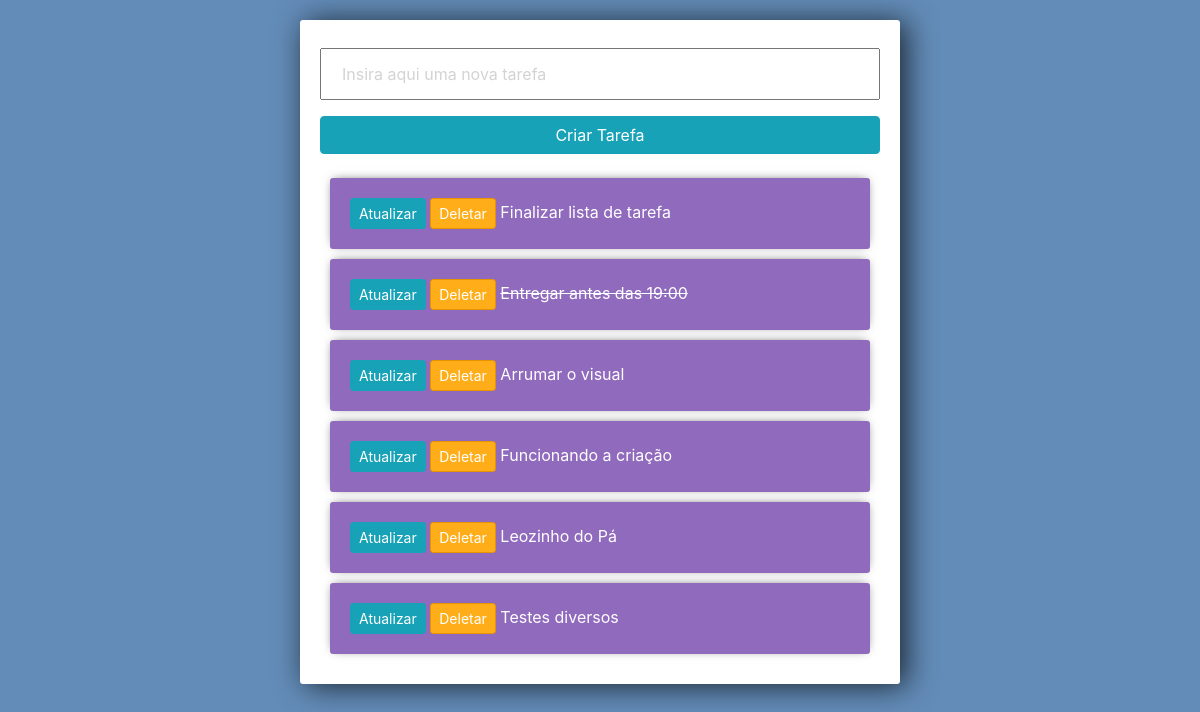
/, run on an earlier commit of the app's database.
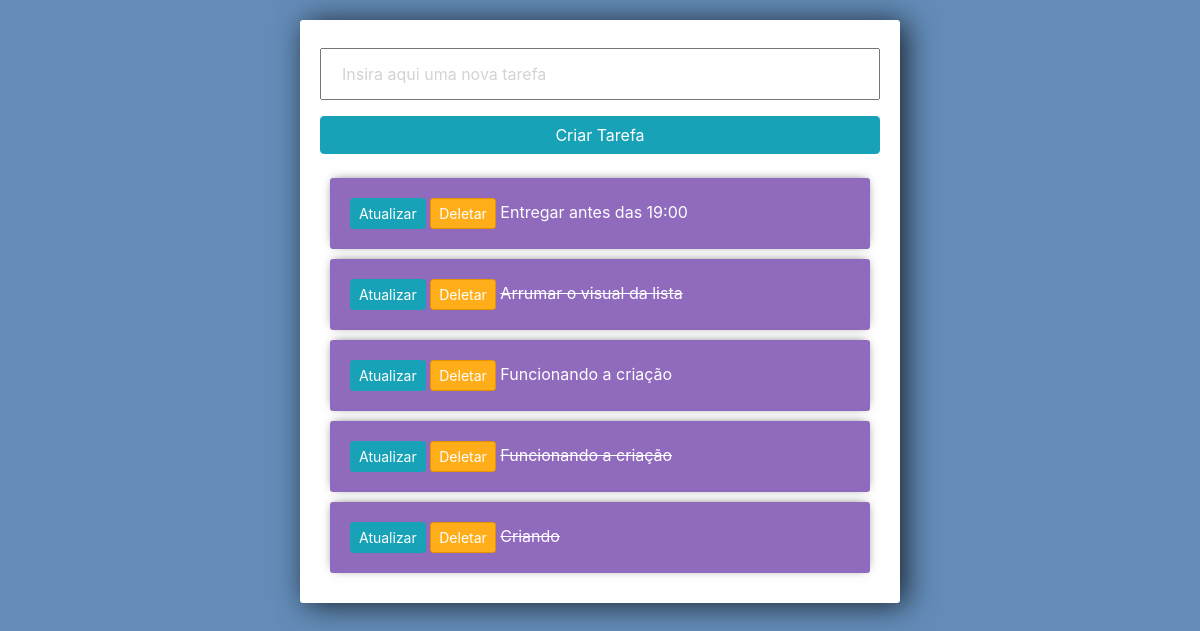
And on a later commit of the database.
### tarefas/models.py (models this page shows)
class Tarefa(models.Model):
    titulo = models.CharField(max_length=50)
    completa = models.BooleanField(default= False)
    criacao = models.DateTimeField(auto_now_add=True)
    def __str__(self):
        return self.titulo

### tarefas/views.py (the view)
# urls.py: path('', views.index, name="lista-tarefas"),
def index(request):
    tarefas = Tarefa.objects.all()
    form = TarefaForm()
    if request.method == "POST":
        form = TarefaForm(request.POST)
        if form.is_valid():
            form.save()
        return redirect('/')
    context = {'tarefas': tarefas,'form':form}
    return render(request, 'tarefas/lista_tarefas.html', context)

### tarefas/forms.py
class TarefaForm(forms.ModelForm):
    titulo = forms.CharField(widget= forms.TextInput(attrs={'placeholder': 'Insira aqui uma nova tarefa'}))
    class Meta:
        model = Tarefa
        fields = '__all__'

### tarefas/templates/tarefas/lista_tarefas.html (shortened to what this page needs)
<link rel="stylesheet" href="https://stackpath.bootstrapcdn.com/bootstrap/4.4.1/css/bootstrap.min.css">
<div class="center-column">
    <form method="POST" action="/">
        {{form.titulo}}
        <input class="btn btn-info" type="submit" value="Criar Tarefa" name= "Criar Tarefa">
    </form>
    <div class="todo-list">
        {% for tarefa in tarefas %}
            <div class="item-row">
                <a class="btn btn-sm btn-info" href="{% url 'atualizar-tarefa' tarefa.id %}">Atualizar</a>
                <a class="btn btn-sm btn-danger" href="{% url 'deletar-tarefa' tarefa.id %}">Deletar</a>
                {% if tarefa.completa == True %}
                    <strike>{{tarefa}}</strike>
                {% else %}
                    <span>{{tarefa}}</span>
                {% endif %}
            </div>
        {% endfor %}
    </div>
</div>

### tarefas/templates/tarefas/lista_tarefas.html (style rules this page uses)
input { width: 100%; padding: 12px 20px; margin: 8px 0; box-sizing: border-box; }
input::placeholder { color: #d3d3d3; }
.center-column { width: 600px; margin: 20px auto; padding: 20px; background-color: #fff; border-radius: 3px; box-shadow: 6px 2px 30px 0px rgba(0,0,0,0.75); }
.item-row { background-color: #906abd; margin: 10px; padding: 20px; border-radius: 3px; color: #fff; font-size: 16px; box-shadow: 0px -1px 10px -4px rgba(0,0,0,0.75); }
.btn-danger { background-color: #ffae19; border-color: #e59400; }

What changed in the data, as far as the page shows it:
removed Tarefa: titulo "Finalizar lista de tarefa"
removed Tarefa: titulo "Leozinho do Pá"
removed Tarefa: titulo "Testes diversos"
changed Tarefa "Entregar antes das 19:00": completa True → False (drawn)
changed Tarefa: completa False → True (drawn); titulo "Arrumar o visual" → "Arrumar o visual da lista"
added Tarefa: titulo "Funcionando a criação"
added Tarefa: titulo "Criando"
